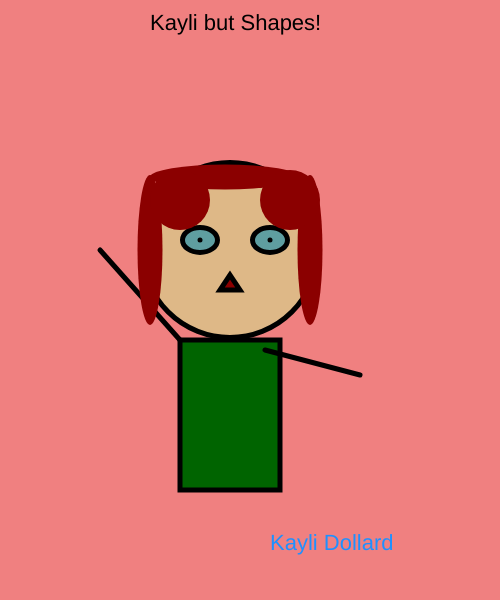
Frame 1 (no input)
Frame 60 (no input): identical to frame 1, image omitted
Frame 120 (the mouse pressed at the canvas centre since frame 60): identical to frame 1, image omitted

The p5.js sketch that drew this single still picture (run headless with seeded random() and noise() and a simulated clock; from frame 60 on, the mouse is pressed at the canvas centre):

// p5.js sketch
// ── sketch.js
function setup()
{
    createCanvas(500, 600);
}

function draw()
{
    background(240,128,128);
    fill(0,0,0)
    textSize(22)
    text("Kayli but Shapes!", 150,30);
  
  //head
    strokeWeight(5)
    fill(222,184,135);
    circle(230,250,175);
  
  // eyes
    fill(95,158,160);
    ellipse(270, 240, 35, 25);
  
    fill(95,158,160);
    ellipse(200, 240, 35, 25);

  
    strokeWeight(5);
    fill(95,158,160);
    point(200,240);
    point(270,240);

  
    // body
    fill(0,100,0);
    rect(180,340,100,150);
  
  // decoration
    fill(255);
  
  //mouth
    fill(139,0,0)
    triangle(230, 275, 220, 290, 240, 290);
  
  //arm
    line(100,250,180,340,);
    line(265,350,360,375);
  
  //hair
    strokeWeight(0)
    ellipse(225, 177, 150, 25);
    ellipse(150, 250, 25, 150);
    ellipse(310, 250, 25, 150);
    circle (180, 200, 60)
    circle (290, 200, 60)
  
    fill(30,144,255);
    textSize(22);
    text("Kayli Dollard",270,550 );
  
}
// ── test.html
<html>
<head>
<script src="p5.min (1).js"></script>
<script src="sketch.js"></script>
</head>
<body></body>

</html>
